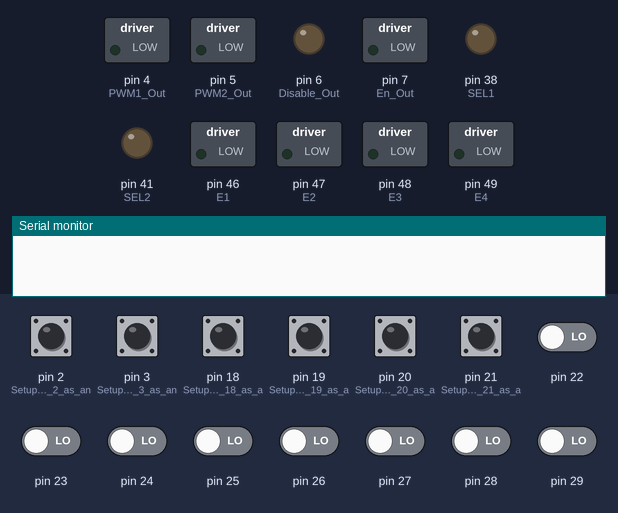
The sketch below on a simulated Arduino Mega 2560, built with avr-gcc and run on an emulated ATmega2560. On the bench: switched loads named in the sketch (green lamp = pin HIGH), output pins drawn as LEDs (lit = HIGH), the last lines printed to the serial monitor. The test bench sets the inputs (shaded band); at power-on: pin 2 (Setup_digital_pin_2_as_an), pin 3 (Setup_digital_pin_3_as_an), pin 18 (Setup_digital_pin_18_as_a), pin 19 (Setup_digital_pin_19_as_a), pin 20 (Setup_digital_pin_20_as_a), pin 21 (Setup_digital_pin_21_as_a), pin 22–29 LOW. Pins used as bus, display or sensor lines are not drawn.

Above: at 1.3 s.
1.4 s: pin 3 (Setup_digital_pin_3_as_an) pulled HIGH for 0.15 s
At 2.5 s:
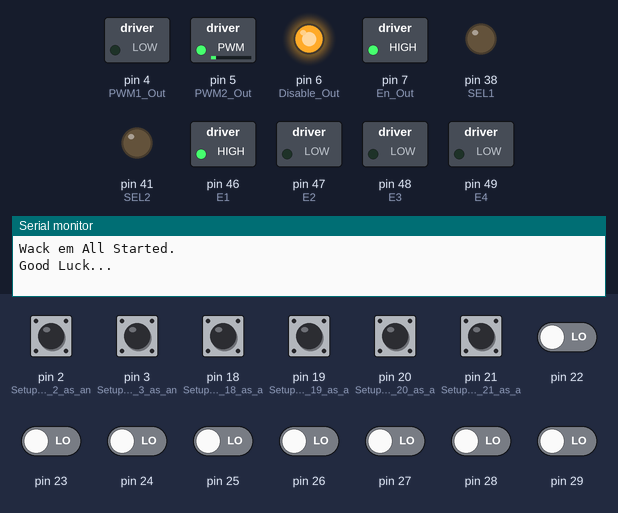
3.0 s: pin 2 (Setup_digital_pin_2_as_an) pulled HIGH for 0.15 s
At 3.7 s:
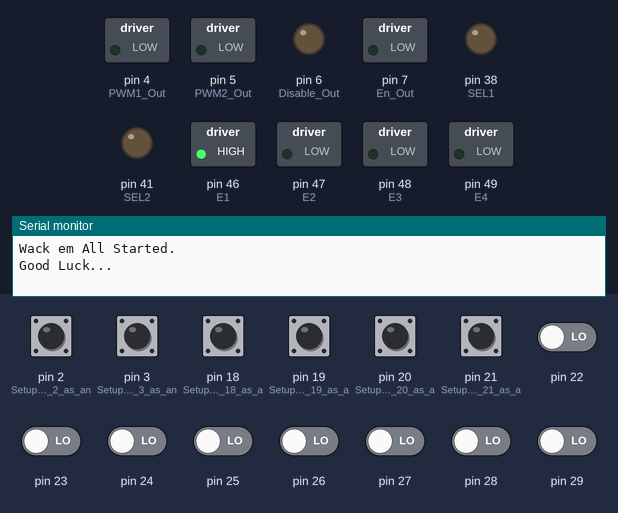
4.6 s: pin 18 (Setup_digital_pin_18_as_a) pulled HIGH for 0.15 s
At 5.2 s:
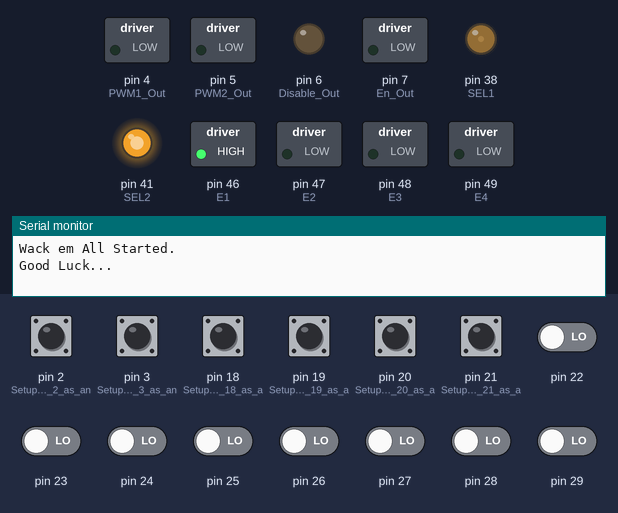
6.2 s: pin 2 (Setup_digital_pin_2_as_an) driven HIGH and pin 18 (Setup_digital_pin_18_as_a) driven HIGH
At 9.0 s:
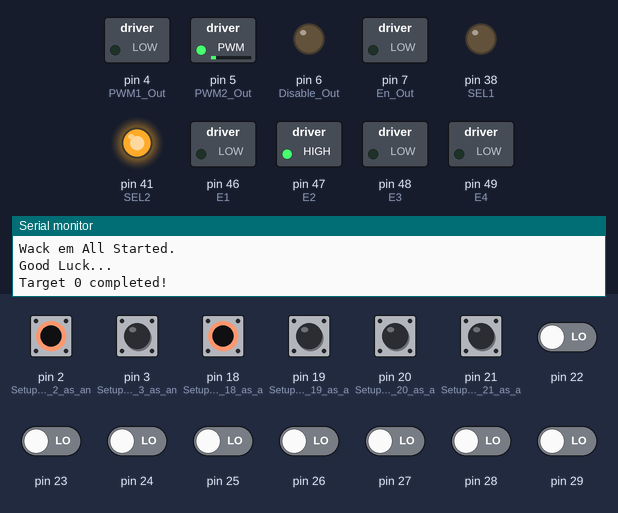
9.2 s: pin 19 (Setup_digital_pin_19_as_a) pulled HIGH for 0.15 s
At 9.9 s:
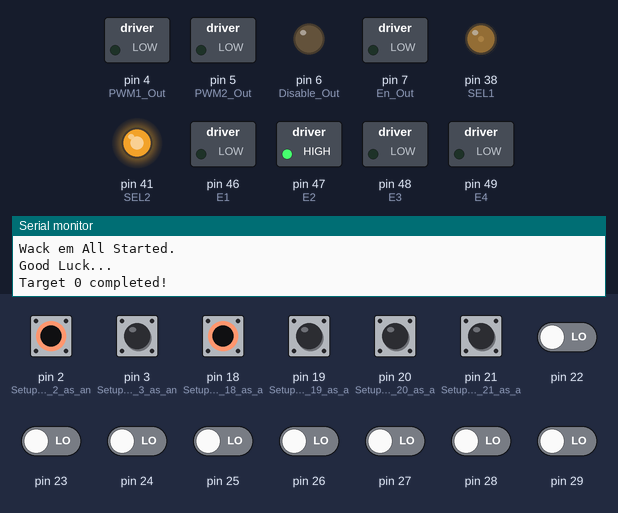
10.8 s: pin 18 (Setup_digital_pin_18_as_a) pulsed LOW 2 times (0.12 s each, 0.3 s apart)
At 14.4 s:
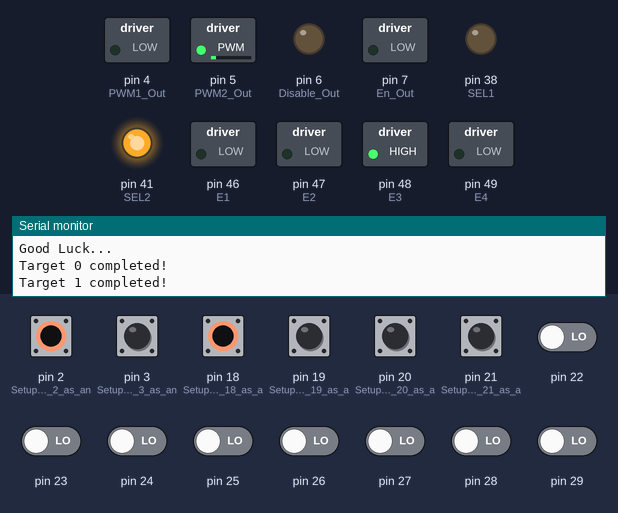
Timing chart, 0 to 15.4 s (numbered marks = the images above; inputs shaded):
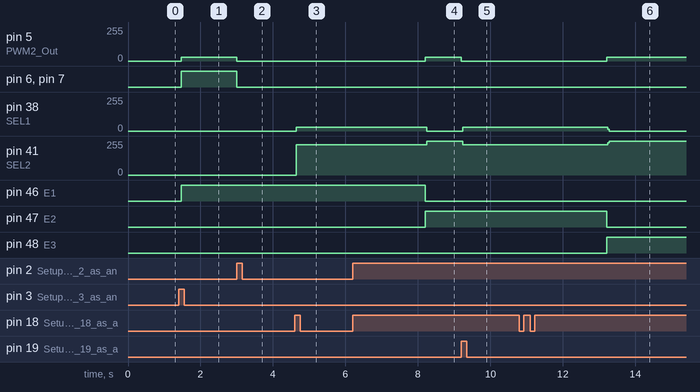

Measured:
- after the input at 1.4 s, pin 5 (PWM2_Out): 0/255 → 30/255 after 0.06 s; pin 6 (Disable_Out), pin 7 (En_Out), pin 46 (E1): LOW → HIGH after 0.06 s
- after the input at 3.0 s, pin 5 (PWM2_Out): 30/255 → 0/255 at once; pin 6 (Disable_Out), pin 7 (En_Out): HIGH → LOW at once
- after the input at 4.6 s, pin 38 (SEL1): 0/255 → 29/255 at once; pin 41 (SEL2): 0/255 → 226/255 at once
- after the input at 6.2 s, pin 5 (PWM2_Out): 0/255 → 30/255 after 2.0 s; pin 38 (SEL1): 29/255 → 0/255 after 2.0 s; pin 41 (SEL2): 226/255 → 255/255 after 2.0 s; pin 46 (E1): HIGH → LOW after 2.0 s; pin 47 (E2): LOW → HIGH after 2.0 s
- after the input at 9.2 s, pin 5 (PWM2_Out): 30/255 → 0/255 at once; pin 38 (SEL1): 0/255 → 29/255 at once; pin 41 (SEL2): 255/255 → 226/255 at once
- after the input at 10.8 s, pin 5 (PWM2_Out): 0/255 → 30/255 after 2.4 s; pin 38 (SEL1): 29/255 → 0/255 after 2.4 s; pin 41 (SEL2): 226/255 → 255/255 after 2.4 s; pin 47 (E2): HIGH → LOW after 2.4 s; pin 48 (E3): LOW → HIGH after 2.4 s

The sketch:

WhackemAllBaseCode.ino
```cpp
////////////////////////////////////////////////////////////////////
//  Whack'em All Base Code
//
//  Created By: Chris McClellan
//  Created On: December 21, 2015
//  Description: Created base template
//
//  Modified By: Brandon Wong
//  Modified On: March 7, 2016
//  Description: Added user-defined variables, setup code, and body
////////////////////////////////////////////////////////////////////

#include <MsTimer2.h>
#include <math.h>

// Setup Motor Controller 1 Pins
static byte PWM1_Out = 4;      // Motor Controller PWM1 assigned to Digital Pin 4
static byte PWM2_Out = 5;      // Motor Controller PWM2 assigned to Digital Pin 5
static byte Disable_Out = 6;   // Motor Controller Disable assigned to Digital Pin 6
static byte En_Out = 7;        // Motor Controller Enable assigned to Digital Pin 7
static byte FB_AIn = 0;        // Motor Controller Current Feedback assigned to Analog Pin 0

// Setup Encoder Counter 1 Pins
static byte SEL1 = 38;         // Select 1 output signal assigned to Pin 38
static byte OE = 39;           // Output Enable signal assinged to Pin 39
static byte RST = 40;          // Reset output signal assigned to Pin 40
static byte SEL2 = 41;         // Select 2 output signal assinged to Pin 41

// Setup Emitter Pins for Optical Sensors 1-4
static byte E1 = 46;           // Emmitter on Optical Sensor 1 assigned to Digital Pin 46
static byte E2 = 47;           // Emmitter on Optical Sensor 2 assigned to Digital Pin 47
static byte E3 = 48;           // Emmitter on Optical Sensor 3 assigned to Digital Pin 48
static byte E4 = 49;           // Emmitter on Optical Sensor 4 assigned to Digital Pin 49

// Setup ISR Global Variables
volatile byte go = 0;          // Interrupt flag for START
volatile byte timer_go = 0;    // Interrupt flag for timer
volatile byte Stop = 0;        // Interrupt flag for E-STOP
volatile byte Received = 0;    // Interrupt flag for Receiver of all Optical Sensors
volatile long signed int Received_Position = 0; // Encoder position when ISR for Receiver is triggered
volatile long signed int Time_Count = 0;        // Time Count variable
volatile long signed int Received_Count = 0;    // Received Time count for when Recieved funtion is triggered
volatile byte DONE = 0;        // Received Count flag

// Declare Contstants
static float pi = 3.141593;

// Control Loop Period in milli seconds (1-1000)
static unsigned int Period = 2;

// Voltage Input (Volts)
static float V_in = 12.0;

// Input Filter Function I(s) (assumed to be a gain)
static float I_Gain = 651.9;


//////////////////////////////////////////////////////////////////////////////////////////
//////////////////////////////////////////////////////////////////////////////////////////

// User Defined Global Variables

/////////////////////////////////////////////////////////////////////////////////////////

// Declare Target Sequence (1, 2 , 3 or 4)
volatile byte Target_Sequence[] = {1,2,3,4,3,2,1,2,1,2};

// Declare number of targets in Target Sequence
volatile byte TS_Length = 10;

// PID Gains
static float Kp = 0.1232;       // Set Proportioanl Gain
static float Ki = 0;       // Set Integral Gain
static float Kd = 0.006;       // Set Derivative Gain

volatile float VtoPWM = 0;                    // Conversion factor for Volt to PWM
volatile float KdxFreq = 0;                   // Combined gain of Kd*Freq
volatile float PeriodinSeconds = 0;           // Control Loop Period in seconds
volatile signed long int Encoder_Count = 0;   // Current Encoder position in encoder counts

//////////////////////////////////////////////////////////////////////////////////////////
//////////////////////////////////////////////////////////////////////////////////////////

// Read Encoder Position Function
signed long int Read_Encoder()
{
  signed long int Position;     // encoder position total
  signed long int temp0;        // temp variable used for reading in encoder value
  signed long int temp1;        // temp variable used for reading in encoder value
  signed long int temp2;        // temp variable used for reading in encoder value
  signed long int temp3;        // temp variable used for reading in encoder value

  // initiate sequence to retrieve encoder counter values
  digitalWrite(OE, HIGH);
  digitalWrite(OE, LOW);

  // retreive byte 0 from encoder counter
  digitalWrite(SEL1, HIGH);
  digitalWrite(SEL2, LOW);
  temp0 = PINA;               // Read in values from Port A

  // retreive byte 1 from encoder counter
  digitalWrite(SEL1, LOW);
  digitalWrite(SEL2, LOW);
  temp1 = PINA;               // Read in values from Port A

  // retreive byte 2 from encoder counter
  digitalWrite(SEL1, HIGH);
  digitalWrite(SEL2, HIGH);
  temp2 = PINA;               // Read in values from Port A

  // retreive byte 3 from encoder counter
  digitalWrite(SEL1, LOW);
  digitalWrite(SEL2, HIGH);
  temp3 = PINA;               // Read in values from Port A

  Position = temp0 + (temp1 << 8)+ (temp2 << 16)+ (temp3 << 24);     // calculate encoder count

  // end encoder counter read sequence
  digitalWrite(OE, HIGH);

  return Position;
}

//  Stop Motor Function
void Stop_Motor()
{
  // Disable Motor Controller thereby disabling Motor
  digitalWrite(En_Out, LOW);           // Set Motor Controller Enable low to disable motor
  digitalWrite(PWM1_Out, LOW);         // Set Motor Controller PWM 1 low to disable motor
  digitalWrite(PWM2_Out, LOW);         // Set Motor Controller PWM 2 low to disable motor
  digitalWrite(Disable_Out, LOW);      // Set Motor Controller Disable low to disable motor
}

// Main Setup Routine
void setup()
{
  Serial.begin(115200);       // Setup serial output to 115,200 bps (bits per second)

  // Setup Data input pins from Encoder as inputs
  DDRA = 0;                   // Set pins 22-29 as inputs

  // Setup Motor Controller 1 pins as Outputs
  pinMode(PWM1_Out, OUTPUT);     // Setup digital pin 4 as an output
  pinMode(PWM2_Out, OUTPUT);     // Setup digital pin 5 as an output
  pinMode(Disable_Out, OUTPUT);  // Setup digital pin 6 as an output
  pinMode(En_Out, OUTPUT);       // Setup digital pin 7 as an output

  // Setup Encoder 1 Counter pins as Outputs
  pinMode(SEL1, OUTPUT);         // Setup digital pin 38 as an output
  pinMode(OE, OUTPUT);           // Setup digital pin 39 as an output
  pinMode(RST, OUTPUT);          // Setup digital pin 40 as an output
  pinMode(SEL2, OUTPUT);         // Setup digital pin 41 as an output

  // Setup Emitter Pins for Optical Sensors 1-4
  pinMode(E1, OUTPUT);           // Setup digital pin 46 as an output
  pinMode(E2, OUTPUT);           // Setup digital pin 47 as an output
  pinMode(E3, OUTPUT);           // Setup digital pin 48 as an output
  pinMode(E4, OUTPUT);           // Setup digital pin 49 as an output

  // Setup Interrupt Service Routine driven by a rising edge on int 0(Pin2) for E-Stop
  pinMode(2, INPUT);                     // Setup digital pin 2 as an input
  attachInterrupt(0,STOP,RISING);        // Setup 'STOP' interrupt to begin on RISING edge

  // Setup Interrupt Service Routine driven by a rising edge on int 1(Pin3) for Start Button
  pinMode(3, INPUT);                     // Setup digital pin 3 as an input
  attachInterrupt(1,START,RISING);       // Setup 'START' interrupt to begin on RISING edge

  // Setup Interrupt Service Routine driven by a CHANGING edge on int 2(Pin21) for RECEIVER 4
  pinMode(21, INPUT);                     // Setup digital pin 21 as an input
  attachInterrupt(2,RECEIVER4,CHANGE);    // Setup 'RECEIVER1' interrupt to begin on a CHANGING edge

  // Setup Interrupt Service Routine driven by a CHANGING edge on int 3(Pin20) for RECEIVER 3
  pinMode(20, INPUT);                     // Setup digital pin 20 as an input
  attachInterrupt(3,RECEIVER3,CHANGE);    // Setup 'RECEIVER2' interrupt to begin on a CHANGING edge

  // Setup Interrupt Service Routine driven by a CHANGING edge on int 4(Pin19) for RECEIVER 2
  pinMode(19, INPUT);                     // Setup digital pin 19 as an input
  attachInterrupt(4,RECEIVER2,CHANGE);    // Setup 'RECEIVER3' interrupt to begin on a CHANGING edge

  // Setup Interrupt Service Routine driven by a CHANGING edge on int 5(Pin18) for RECEIVER 1
  pinMode(18, INPUT);                     // Setup digital pin 18 as an input
  attachInterrupt(5,RECEIVER1,CHANGE);    // Setup 'RECEIVER4' interrupt to begin on a CHANGING edge

  Stop_Motor();

  // Reset Encoder Counter by toggling RST pin
  digitalWrite(RST, LOW);
  delay(100);
  digitalWrite(RST, HIGH);

  // Adjust PWM Timers
  int myEraser = 7;           // Create eraser mask for bits 0,1 and 2
  TCCR0B &= ~myEraser;        // Clear last 3 bits
  TCCR0B |= 2;                // Set last 3 bits to 2 for PWM @ 7.8kHz
  TCCR3B &= ~myEraser;        // Clear last 3 bits
  TCCR3B |= 2;                // Set last 3 bits to 2 for PWM @ 4kHz

  // Setup Timer for Control Loop Frequency
  MsTimer2::set(Period, flash);   // Set Control Loop Frequency (Hz) to 1000/Period
  MsTimer2::start();              // Start timer
}

void loop()
{
  // Define Local Variables
  int i = 0;                              // Sequence counter
  signed long int Encoder_Position = 0;   // encoder position
  float Freq = 0;                         // Calculated Control Loop Frequency
  float integral = 0;                     // Integral error term for PID Control
  float error = 0;                        // Position error
  float old_error = 0;                    // Previous position error
  float Controller_Output = 0;            // Control loop Controller_Output
  byte Stop_bit = 0;                      // E-Stop input flag
  unsigned long int Start_Count = 0;      // Start of sequence time count
  float Elapsed_Time = 0;                 // Total time for sequence

  //////////////////////////////////////////////////////////////////////////////////////
  // User Defined Local Variables
  //////////////////////////////////////////////////////////////////////////////////////

  unsigned long int Current_Feedback_Total;  // accumulator variable for filtering Current Feedback
  unsigned int Current_Feedback;             // average value of Current Feedback

  float Kd_Output = 0;               		 // Derivative output
  signed int PWM_Output = 0;          		 // Duty Cycle sent to Motor Controller
  signed long int EncoderA = 0;
  signed long int EncoderB = 0;
  signed long int Target = 0;

  //////////////////////////////////////////////////////////////////////////////////////

  // Reset Global Variables
  go = 0;                             // Reset START flag
  Stop = 0;                           // Reset E-STOP flag
  Time_Count = 0;                     // Reset global Time Counter (in milliseconds)
  DONE = 0;

  Freq = 1000/float(Period);          // Calculate Control Loop Frequency
  KdxFreq = Kd*Freq;                  // Combined gain of Kd*Freq

  // Turn off Emitters of Optical Sensors
  digitalWrite(E1, LOW);
  digitalWrite(E2, LOW);
  digitalWrite(E3, LOW);
  digitalWrite(E4, LOW);

  Stop_Motor();

  //////////////////////////////////////////////////////////////////////////////////////
  // User Defined Setup Code
  //////////////////////////////////////////////////////////////////////////////////////

  VtoPWM = 255/V_in;                    // Conversion factor of Volts to PWM
  //PeriodinSeconds = (float)Period/1000; // Control Loop Period converted to seconds from milliseconds

  //////////////////////////////////////////////////////////////////////////////////////

  while(!go);                    // Wait for START push button to be pressed
  delay(500);                    // 500ms to debounce switch
  go = 0;                        // Reset START flag

  Serial.println("Wack em All Started.");
  Serial.println("Good Luck...");

  // Ready motor
  digitalWrite(En_Out, HIGH);        // Set Motor Controller Enable pin HIGH
  digitalWrite(Disable_Out, HIGH);   // Set Motor Controller Disable pin HIGH

  Start_Count = Time_Count;

  for(i=0;i < TS_Length;i++)
  {
    if(Target_Sequence[i] == 1)
      digitalWrite(E1, HIGH);
    else if(Target_Sequence[i] == 2)
      digitalWrite(E2, HIGH);
    else if(Target_Sequence[i] == 3)
      digitalWrite(E3, HIGH);
    else if(Target_Sequence[i] == 4)
      digitalWrite(E4, HIGH);

    //////////////////////////////////////////////////////////////////////////////////////
    //                   User Defined Code
    //////////////////////////////////////////////////////////////////////////////////////

  Received = 0;

    PWM_Output = 30;
    digitalWrite(PWM1_Out, LOW);         // Set PWM1_Out pin low
    analogWrite(PWM2_Out, PWM_Output);   // Set PWM2_Out to PWM signal

	while (Received == 0);
  EncoderA = Received_Position;


	while(DONE == 0)
	{

	  //while (timer_go == 0);
  EncoderB = Received_Position;

  Target = floor((EncoderA+EncoderB)/2);

		Encoder_Count = Read_Encoder();     				// Read in current encoder position
		error = Target - Encoder_Count;       	// Calculate new error value

		Controller_Output = Kp*(float)error;

		Kd_Output = (float(error-old_error))*KdxFreq;
		Controller_Output += Kd_Output;

		Controller_Output = Controller_Output*VtoPWM;      	// Convert from volts to PWM duty cycle
		old_error = error;                                 	// Save old error value

    Stop_bit = digitalRead(2);
    if((!Stop) && (!Stop_bit))
    {
      PWM_Output = (int)Controller_Output;

      if(PWM_Output >= 0)
      {
        if(PWM_Output > 255)                 // Limit Controller_Output to 0 - 255
          PWM_Output = 255;
        digitalWrite(PWM1_Out, LOW);         // Set PWM1_Out pin low
        analogWrite(PWM2_Out, PWM_Output);   // Set PWM2_Out to PWM signal
      }
      else
      {
        PWM_Output = -PWM_Output;            // Invert signal to keep positive
        if(PWM_Output > 255)                 // Limit Controller_Output to 0 - 255
          PWM_Output = 255;
        analogWrite(PWM1_Out, PWM_Output);   // Set PWM1_Out to PWM signal
        digitalWrite(PWM2_Out, LOW);         // Set PWM2_Out pin low
      }
    }
    else
    {
      Stop_Motor();
    }

	}

    //////////////////////////////////////////////////////////////////////////////////////
    //////////////////////////////////////////////////////////////////////////////////////

    Received = 0;
    DONE = 0;

    Serial.print("Target ");
    Serial.print(i);
    Serial.println(" completed!");

    // Turn off Emitters of all Optical Sensors
    digitalWrite(E1, LOW);
    digitalWrite(E2, LOW);
    digitalWrite(E3, LOW);
    digitalWrite(E4, LOW);
  }

  Elapsed_Time = (float)(Time_Count - Start_Count)/500;
  Serial.print("Elapsed Time = ");
  Serial.print(Elapsed_Time);
  Serial.println("seconds");
  Serial.println();

  Stop_Motor();

  delay(500);               // 500ms to debounce switch
}

// Timer Sub-Routine for Control Loop
void flash()
{
  timer_go = 1;             // Set Timer flag
  Time_Count++;             // Increment Time_Count variable
  if(((Time_Count - Received_Count) >= 1000) && (Received == 1))   // Hold there for 2 seconds?
    DONE = 1;
}

// Interrupt Service Rountine triggered by RISING edge from user activated
// momentary push button
void START()
{
    go = 1;                 // Set Push Button flag
}

// Interrupt Service Rountine triggered by RISING edge from E-Stop
void STOP()
{
  Stop = 1;                            // Set STOP flag

  Stop_Motor();
}

// Interrupt Service Rountine triggered by CHANGING edge from Receiver 1
void RECEIVER1()
{
  byte Receiver_Bit;

  Received_Position = Read_Encoder();


  Receiver_Bit = digitalRead(18);
  if(Receiver_Bit)
  {
    Received = 1;
    Received_Count = Time_Count;
  }
  else
    Received = 0;
}

// Interrupt Service Rountine triggered by CHANGING edge from Receiver 2
void RECEIVER2()
{
  byte Receiver_Bit;

  Received_Position = Read_Encoder();

  Receiver_Bit = digitalRead(19);
  if(Receiver_Bit)
  {
    Received = 1;
    Received_Count = Time_Count;
  }
  else
    Received = 0;
}

// Interrupt Service Rountine triggered by CHANGING edge from Receiver 3
void RECEIVER3()
{
  byte Receiver_Bit;

  Received_Position = Read_Encoder();

  Receiver_Bit = digitalRead(20);
  if(Receiver_Bit)
  {
    Received = 1;
    Received_Count = Time_Count;
  }
  else
    Received = 0;
}

// Interrupt Service Rountine triggered by CHANGING edge from Receiver 4
void RECEIVER4()
{
  byte Receiver_Bit;

  Received_Position = Read_Encoder();

  Receiver_Bit = digitalRead(21);
  if(Receiver_Bit)
  {
    Received = 1;
    Received_Count = Time_Count;
  }
  else
    Received = 0;
}
```
